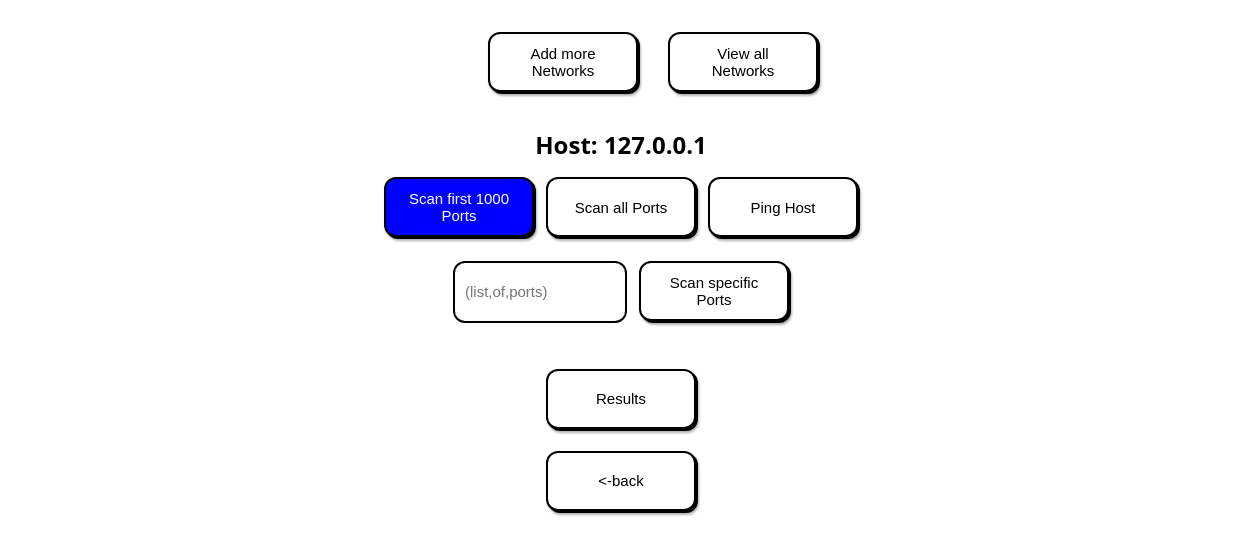
/host/3, run on an earlier commit of the app's database.
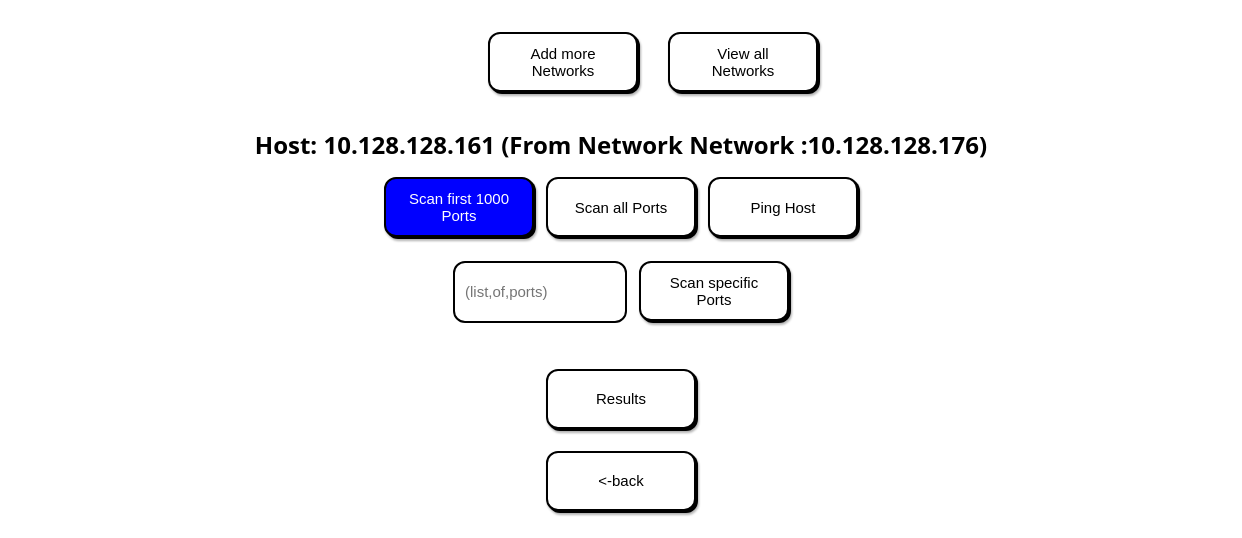
And on a later commit of the database.
### app/models/host.py (models this page shows)
class Host(db.Model):
    __tablename__ = 'hosts'
    id = db.Column(db.Integer, primary_key=True, nullable=False, index=True)
    ip = db.Column(db.String, nullable=False)
    network_id = db.Column(db.Integer, db.ForeignKey("networks.id"),
                           nullable=False)
    network = db.relationship('Network', back_populates='hosts')
    ports = db.relationship('Port', back_populates='host',
                            cascade='all, delete-orphan')

### app/models/network.py (models this page shows)
class Network(db.Model):
    __tablename__ = 'networks'
    id = db.Column(db.Integer, primary_key=True, nullable=False, index=True)
    ip = db.Column(db.String, nullable=False)
    subnet = db.Column(db.String)
    hosts = db.relationship('Host', back_populates='network',
                            cascade='all, delete-orphan')

### app/routes/host_routes.py (the view)
@host_blueprint.route('/host/<id>')
def serve_get_host_by_id(id):
    id_as_str = validate(id)
    id_as_int:int = 0
    try:
        id_as_int = int(id_as_str)
    except ValueError:
        return 'invalid id', 400
    host = get_host_by_id(id_as_int)
    if not host:
        return 'Host not found', 404
    return render_template('host.html', host=host), 200

### app/repositories/host_repository.py (called while the page is built)
def get_host_by_id(id):
    host = Host.query.filter(Host.id == id).first()
    return host

### app/utils.py (called while the page is built)
def validate(text: str):
    output: str = text # make a local instance for changes
    for character in ('"<>|\\&(){}[];:' + "'"):
        if character in output:
            output = output.replace(character, '\\' + character) # escape characters
    return output

### app/templates/host.html (shortened to what this page needs)
{% extends 'base.html' %}
{% block head %}
<link rel="stylesheet" href="{{ url_for('static', filename='css/host.css') }}">
{% endblock %}
{% block body %}
<div class="center">
    {% if host.ip != host.network.ip %}
        <h1>Host: {{host.ip}} (From Network Network :{{host.network.ip}})</h1>
    {% else %}
        <h1>Host: {{host.ip}}</h1>
    {% endif %}
</div>
<section>
    <div class="scan_options" id="Scan_Options">
        <button class='primary' onclick="scan('{{host.id}}', '1000')">Scan first 1000 Ports</button>
        <button onclick="scan('{{host.id}}', 'all')">Scan all Ports</button>
        <button onclick="scan('{{host.id}}', 'ping')">Ping Host</button>
        <input placeholder="(list,of,ports)" id="specific">
        <button onclick="scan('{{host.id}}', 'specific')">Scan specific Ports</button>
    </div>
        <div class="center">
            <button onclick="redirect('/results/{{host.id}}')">Results</button>
        </div>
        <br>
        <div class="center">
            <button onclick="history.back()"> <-back</button>
        </div>
        <br>
        <br>
</section>
{% endblock %}

What changed in the data, as far as the page shows it:
changed Host: ip "127.0.0.1" → "10.128.128.161"
now on this page (row edited): Network: network.ip "10.128.128.176"
Also different on the page:
text now shown: "(From Network Network : )"
